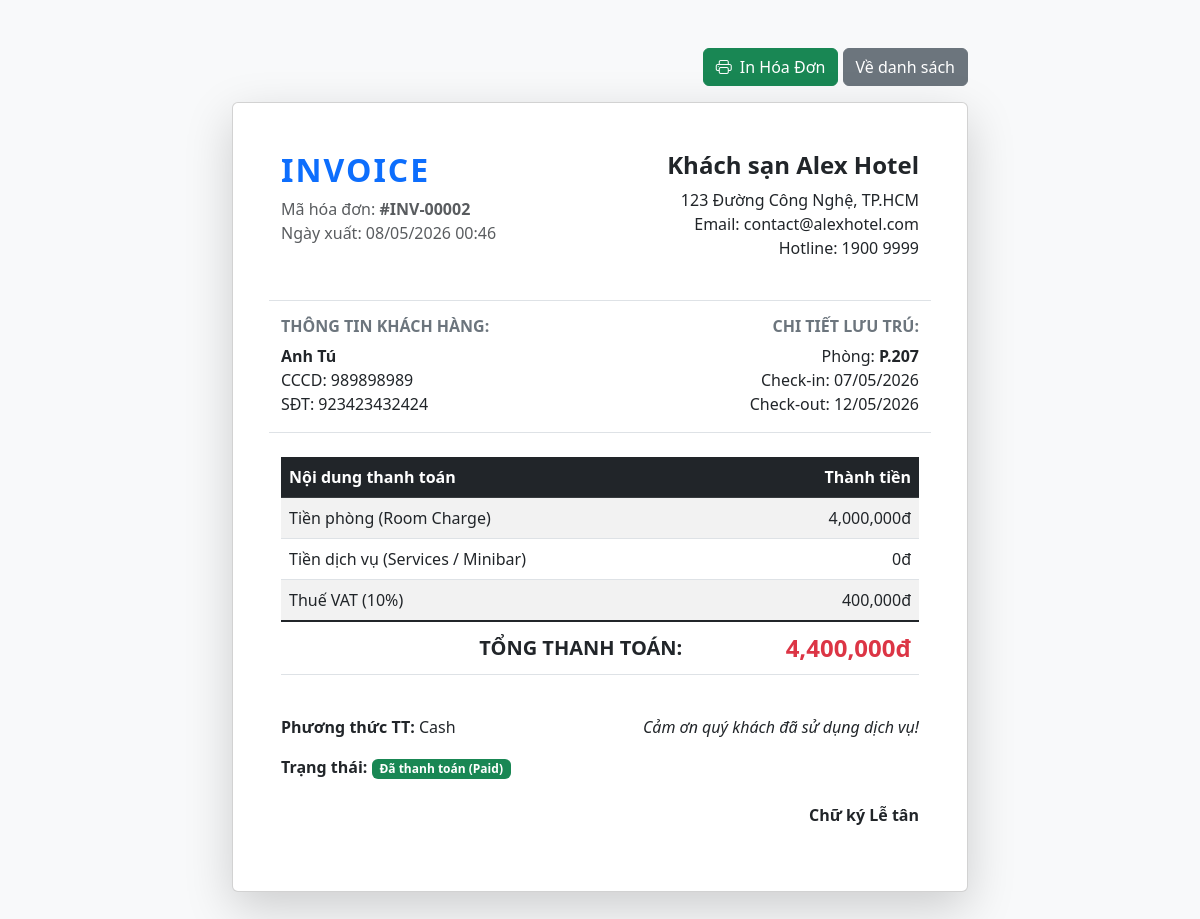
The page /invoices/view.php?booking_id=2 (signed in) on the database its author committed.
### tables this page shows
CREATE TABLE `invoices` (
  `invoice_id` int(11) NOT NULL,
  `booking_id` int(11) DEFAULT NULL,
  `subtotal_room` decimal(10,2) DEFAULT NULL,
  `subtotal_services` decimal(10,2) DEFAULT NULL,
  `tax_rate` decimal(5,2) DEFAULT 10.00,
  `tax_amount` decimal(10,2) DEFAULT NULL,
  `grand_total` decimal(10,2) DEFAULT NULL,
  `payment_method` enum('Cash','Card','Transfer') DEFAULT NULL,
  `payment_status` enum('Pending','Paid') DEFAULT 'Paid',
  `issued_at` datetime DEFAULT current_timestamp(),
  `issued_by` int(11) DEFAULT NULL
);

CREATE TABLE `customers` (
  `customer_id` int(11) NOT NULL,
  `full_name` varchar(100) DEFAULT NULL,
  `id_number` varchar(20) DEFAULT NULL,
  `phone` varchar(15) DEFAULT NULL,
  `email` varchar(100) DEFAULT NULL,
  `nationality` varchar(50) DEFAULT NULL,
  `created_at` datetime DEFAULT current_timestamp()
);

CREATE TABLE `rooms` (
  `room_id` int(11) NOT NULL,
  `room_number` varchar(10) DEFAULT NULL,
  `type_id` int(11) DEFAULT NULL,
  `price_per_night` decimal(10,2) DEFAULT NULL,
  `status` enum('Available','Reserved','Occupied','Cleaning') DEFAULT 'Available',
  `floor` int(11) DEFAULT NULL,
  `description` text DEFAULT NULL
);

CREATE TABLE `bookings` (
  `booking_id` int(11) NOT NULL,
  `customer_id` int(11) DEFAULT NULL,
  `room_id` int(11) DEFAULT NULL,
  `user_id` int(11) DEFAULT NULL,
  `check_in` date DEFAULT NULL,
  `check_out` date DEFAULT NULL,
  `status` enum('Reserved','CheckedIn','CheckedOut','Cancelled') DEFAULT 'Reserved',
  `total_price` decimal(10,2) DEFAULT NULL,
  `notes` text DEFAULT NULL,
  `created_at` datetime DEFAULT current_timestamp()
);

### invoices/view.php (the view, shortened to what this page needs)
<?php
$db = Database::getInstance();
$bookingId = isset($_GET['booking_id']) ? (int)$_GET['booking_id'] : 0;
$sql = "SELECT i.*, b.check_in, b.check_out, c.full_name, c.phone, c.id_number, r.room_number
        FROM invoices i
        JOIN bookings b ON i.booking_id = b.booking_id
        JOIN customers c ON b.customer_id = c.customer_id
        JOIN rooms r ON b.room_id = r.room_id
        WHERE i.booking_id = ?";
$stmt = $db->prepare($sql);
$stmt->execute([$bookingId]);
$invoice = $stmt->fetch();
?>
<!DOCTYPE html>
<html lang="vi">
<head>
    <link href="https://cdn.jsdelivr.net/npm/bootstrap@5.3.0/dist/css/bootstrap.min.css" rel="stylesheet">
    <link href="https://cdn.jsdelivr.net/npm/bootstrap-icons@1.10.5/font/bootstrap-icons.css" rel="stylesheet">
</head>
<body class="bg-light py-5">
    <div class="container">
        <div class="row justify-content-center">
            <div class="col-md-8">
                <div class="mb-3 text-end no-print">
                    <button onclick="window.print()" class="btn btn-success"><i class="bi bi-printer me-2"></i>In Hóa Đơn</button>
                    <a href="../bookings/list.php" class="btn btn-secondary">Về danh sách</a>
                </div>
                <div class="card shadow-lg p-5">
                    <div class="row mb-4">
                        <div class="col-sm-6">
                            <h2 class="fw-bold text-primary invoice-title">INVOICE</h2>
                            <p class="text-muted mb-0">Mã hóa đơn: <strong>#INV-<?= str_pad($invoice['invoice_id'], 5, '0', STR_PAD_LEFT) ?></strong></p>
                            <p class="text-muted">Ngày xuất: <?= date('d/m/Y H:i', strtotime($invoice['issued_at'])) ?></p>
                        </div>
                        <div class="col-sm-6 text-end">
                            <h4 class="fw-bold">Khách sạn Alex Hotel</h4>
                            <p class="mb-0">123 Đường Công Nghệ, TP.HCM</p>
                            <p class="mb-0">Email: contact@alexhotel.com</p>
                            <p>Hotline: 1900 9999</p>
                        </div>
                    </div>
                    <div class="row border-top border-bottom py-3 mb-4">
                        <div class="col-sm-6">
                            <h6 class="fw-bold text-secondary">THÔNG TIN KHÁCH HÀNG:</h6>
                            <p class="mb-0"><strong><?= htmlspecialchars($invoice['full_name']) ?></strong></p>
                            <p class="mb-0">CCCD: <?= htmlspecialchars($invoice['id_number']) ?></p>
                            <p class="mb-0">SĐT: <?= htmlspecialchars($invoice['phone']) ?></p>
                        </div>
                        <div class="col-sm-6 text-end">
                            <h6 class="fw-bold text-secondary">CHI TIẾT LƯU TRÚ:</h6>
                            <p class="mb-0">Phòng: <strong>P.<?= $invoice['room_number'] ?></strong></p>
                            <p class="mb-0">Check-in: <?= date('d/m/Y', strtotime($invoice['check_in'])) ?></p>
                            <p class="mb-0">Check-out: <?= date('d/m/Y', strtotime($invoice['check_out'])) ?></p>
                        </div>
                    </div>
                    <table class="table table-striped">
                        <thead class="table-dark">
                            <tr>
                                <th>Nội dung thanh toán</th>
                                <th class="text-end">Thành tiền</th>
                            </tr>
                        </thead>
                        <tbody>
                            <tr>
                                <td>Tiền phòng (Room Charge)</td>
                                <td class="text-end"><?= number_format($invoice['subtotal_room']) ?>đ</td>
                            </tr>
                            <tr>
                                <td>Tiền dịch vụ (Services / Minibar)</td>
                                <td class="text-end"><?= number_format($invoice['subtotal_services']) ?>đ</td>
                            </tr>
                            <tr>
                                <td>Thuế VAT (<?= $invoice['tax_rate'] * 100 ?>%)</td>
                                <td class="text-end"><?= number_format($invoice['tax_amount']) ?>đ</td>
                            </tr>
                        </tbody>
                        <tfoot class="table-group-divider">
                            <tr>
                                <td class="fw-bold fs-5 text-end">TỔNG THANH TOÁN:</td>
                                <td class="fw-bold fs-4 text-danger text-end"><?= number_format($invoice['grand_total']) ?>đ</td>
                            </tr>
                        </tfoot>
                    </table>
                    <div class="row mt-4">
                        <div class="col-sm-6">
                            <p><strong>Phương thức TT:</strong> <?= $invoice['payment_method'] ?></p>
                            <p><strong>Trạng thái:</strong> <span class="badge bg-success">Đã thanh toán (Paid)</span></p>
                        </div>
                        <div class="col-sm-6 text-end">
                            <p class="fst-italic">Cảm ơn quý khách đã sử dụng dịch vụ!</p>
                            <br><br>
                            <p class="fw-bold">Chữ ký Lễ tân</p>
                        </div>
                    </div>
                </div>
            </div>
        </div>
    </div>
</body>
</html>

### invoices/view.php (style rules this page uses)
.invoice-title { letter-spacing: 2px; }

### rows shown on the page
invoices: invoice_id "00002", issued_at "08/05/2026 00:46", customers.full_name "Anh Tú", customers.id_number "989898989", customers.phone "923423432424", rooms.room_number "207", booking.check_in "07/05/2026", booking.check_out "12/05/2026", subtotal_room "4,000,000", subtotal_services "0", $invoice['tax_rate']*100 "10", tax_amount "400,000", grand_total "4,400,000", payment_method "Cash"
